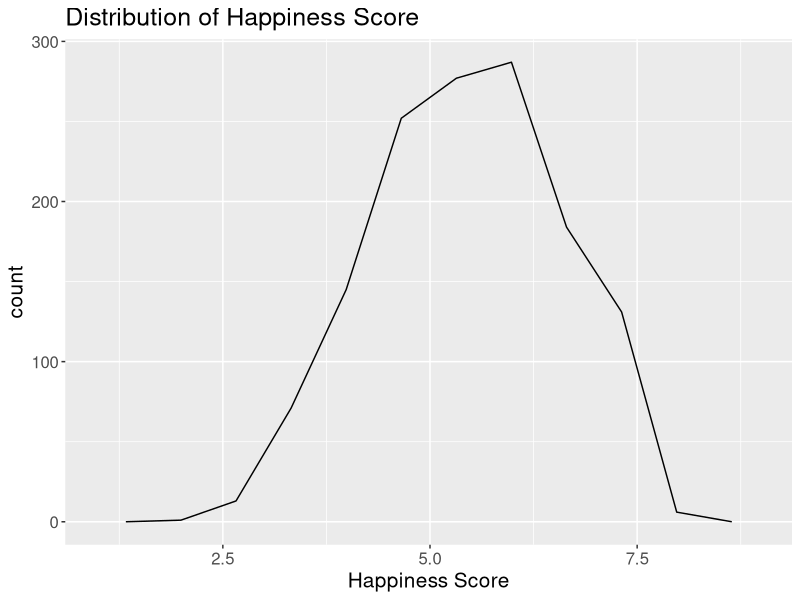
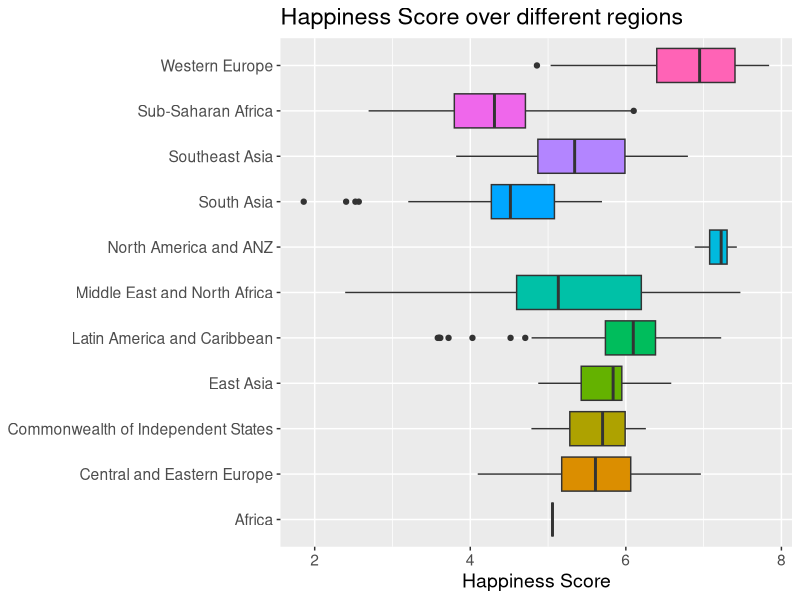
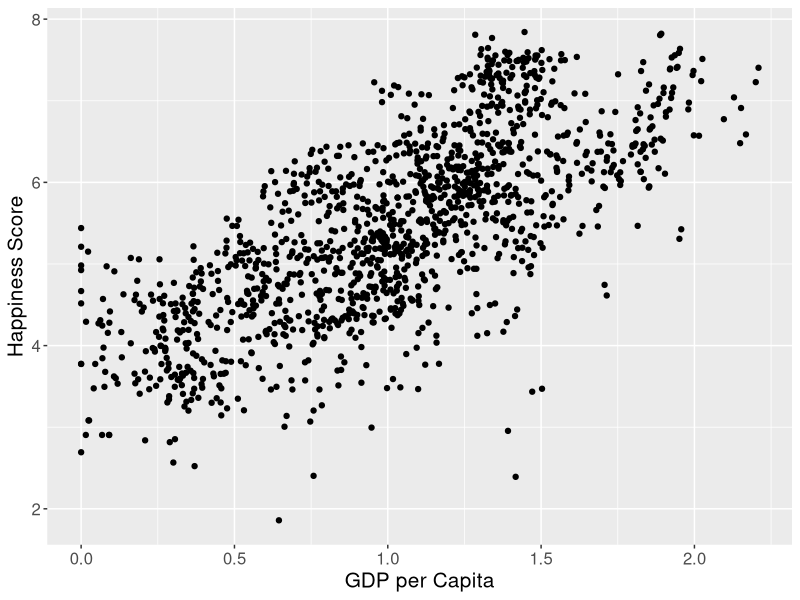
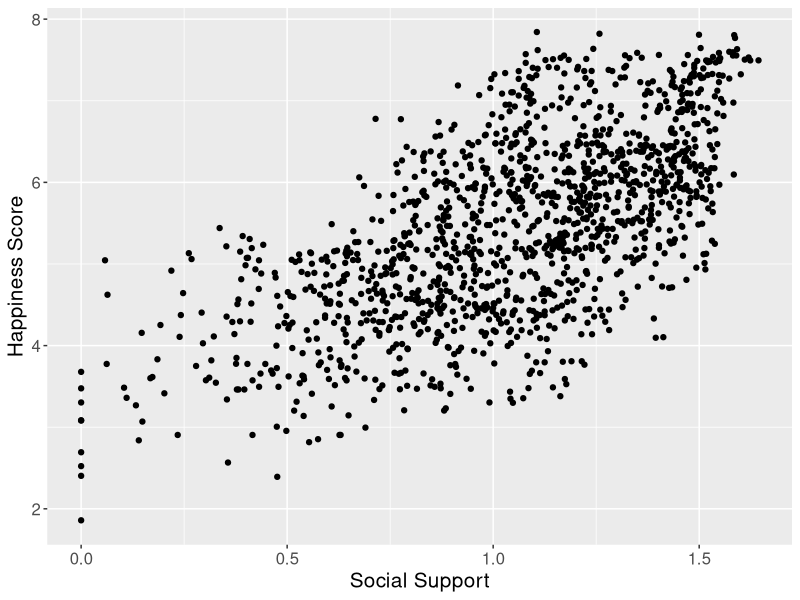
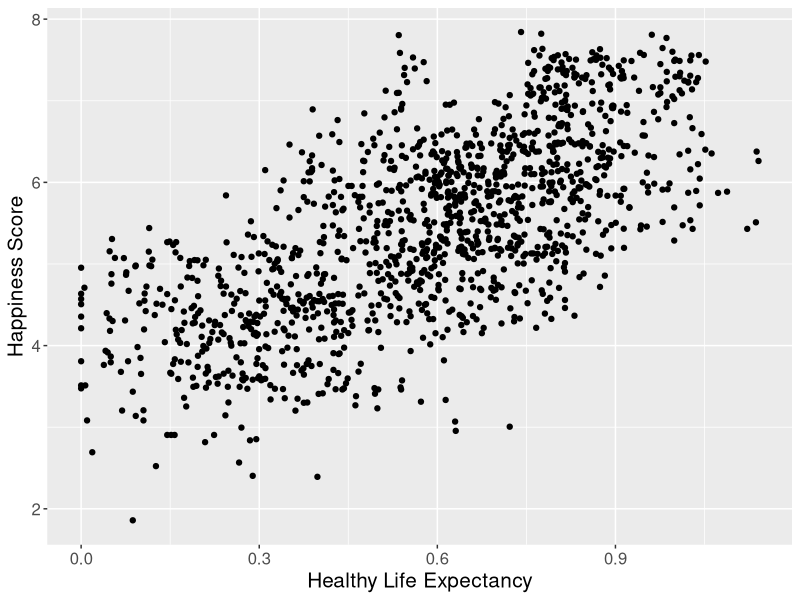
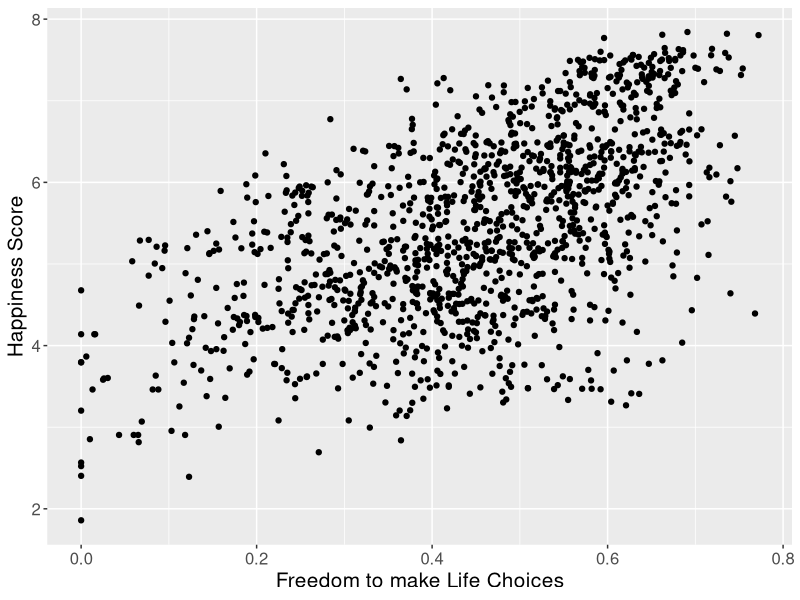
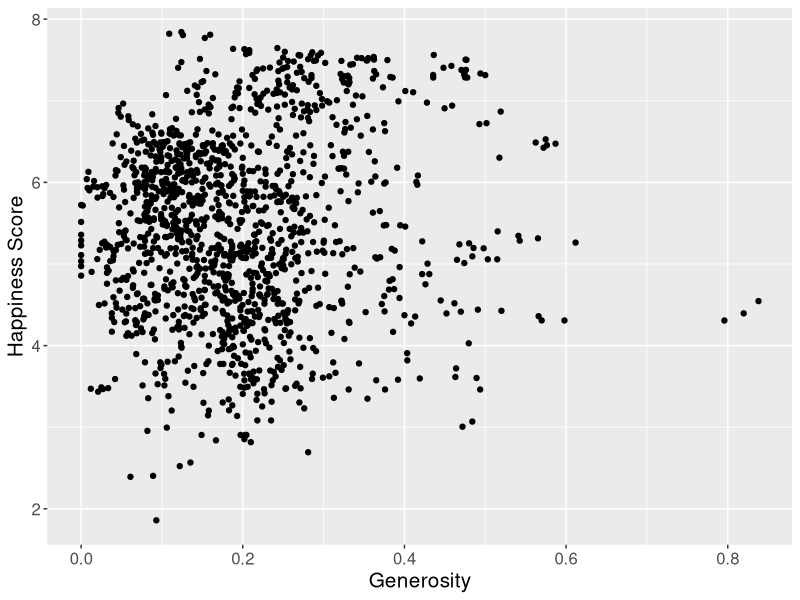
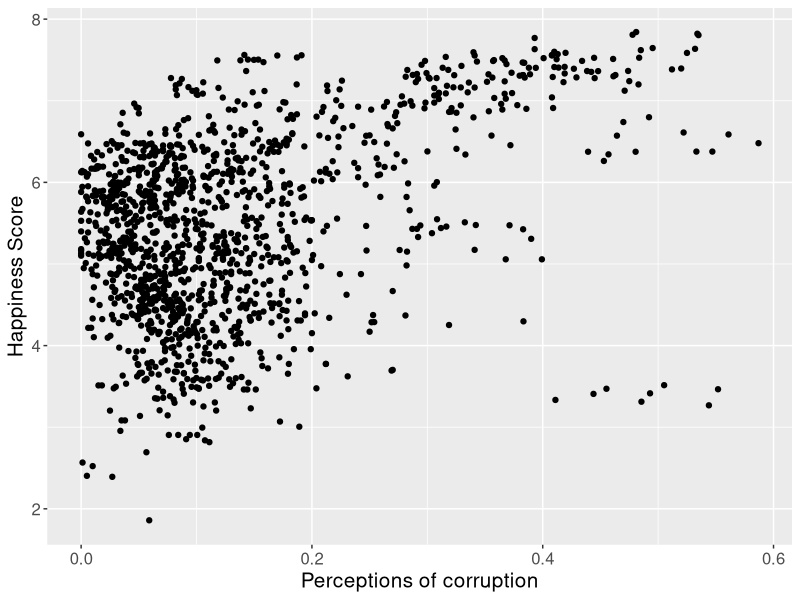

Write the R code that produced these figures, in order. (Note: this script raises an error after producing the figures.)
## ---- chunk 1
#| echo: false
#| output: false

# loading needed libraries
library(here)
library(tidyverse)
library(GGally)
library(grid)
library(randomForest)
library(corrplot)
## ---- chunk 2
#| echo: false
# loading the needed data
whr <- read.csv(here::here("Data/WHR_AllYears.csv"))
## ---- chunk 3
#| echo: false
#| label: fig-distro
#| fig-cap: "Distribution graph of the happiness score." 
#| fig-scap: "Distribution graph of the happiness score."
#| layout-ncol: 1
ggplot(whr, aes(x = happiness_score)) +
  geom_freqpoly(bins = 10) +
  ggtitle("Distribution of Happiness Score") +
  xlab("Happiness Score") +
  theme(text = element_text(size = 15))
## ---- chunk 4
#| echo: false
#| label: fig-box-regions
#| fig-cap: "Boxplot Happiness Score based on different regions." 
#| fig-scap: "Boxplot Happiness Score based on different regions."
#| layout-ncol: 1
whr |>
  ggplot(aes(x = region, y = happiness_score, fill = region)) +
  geom_boxplot() +
  theme(legend.position = "none",
        axis.title.y = element_blank(),
        text = element_text(size = 14))+
  ggtitle("Happiness Score over different regions") +
  ylab("Happiness Score") +
  coord_flip()
## ---- chunk 5
#| echo: false
#| output: false
#| label: fig-multiple-scatter
#| fig-cap: "Scatterplots for relationship of happiness score and different predictor variables." 
#| fig-scap: "Scatterplots for relationship of happiness score and different predictor variables."
#| fig-subcap:
#|   - "Happiness Score over GDP per Capita"
#|   - "Happiness Score over Social Support"
#|   - "Happiness Score over Healthy Life Expectancy"
#|   - "Happiness Score over Freedom to make Life Choices"
#|   - "Happiness Score over Generosity"
#|   - "Happiness Score over Perceptions of Corruption"
#| layout-ncol: 2

# GDP per capita plot
whr |>
  ggplot(aes(x = gdp_per_capita, y = happiness_score)) +
  geom_point() +
  xlab("GDP per Capita") +
  ylab("Happiness Score") +
  theme(text = element_text(size = 15))

# Social Support Plot
whr |>
  ggplot(aes(x = social_support, y = happiness_score)) +
  geom_point() +
  xlab("Social Support") +
  ylab("Happiness Score") +
  theme(text = element_text(size = 15))

# Healthy Life Expectancy plot
whr |>
  ggplot(aes(x = healthy_life_expectancy, y = happiness_score)) +
  geom_point() +
  xlab("Healthy Life Expectancy") +
  ylab("Happiness Score") +
  theme(text = element_text(size = 15))

# Freedom to make life choices
whr |>
  ggplot(aes(x = freedom_to_make_life_choices, y = happiness_score)) +
  geom_point() +
  xlab("Freedom to make Life Choices") +
  ylab("Happiness Score") +
  theme(text = element_text(size = 15))

# Generosity
whr |>
  ggplot(aes(x = generosity, y = happiness_score)) +
  geom_point() +
  xlab("Generosity") +
  ylab("Happiness Score") +
  theme(text = element_text(size = 15))

# Perceptions of corruption
# fix data type of perceptions of corruption
whr$perceptions_of_corruption <- as.numeric(whr$perceptions_of_corruption)
whr |>
  ggplot(aes(x = perceptions_of_corruption, y = happiness_score)) +
  geom_point() +
  xlab("Perceptions of corruption") +
  ylab("Happiness Score") +
  theme(text = element_text(size = 15))

## ---- chunk 6
#| echo: false
#| label: fig-corr-mat
#| fig-cap: "Correlation matrix plot." 
#| fig-scap: "Correlation matrix plot."
#| layout-ncol: 1

#remove non-numeric variables
whr_num <- whr[, c(3,4,5,6,7,8,9,10)]
whr_num$perceptions_of_corruption <- as.numeric(whr_num$perceptions_of_corruption)
whr_num$year <- as.numeric(whr_num$year)

# remove NaN values
whr_num_nonan <- na.omit(whr_num)

# calculate correlation
whr_cor <- cor(whr_num_nonan)

# shorten the variable names for the plot
new_names <- c("HS", "GpC", "SS", "HLE", "FtmLC", "G", "PoC", "Y")
colnames(whr_cor) <- new_names
rownames(whr_cor) <- new_names

# calculate p-values
testRes <- cor.mtest(whr_num_nonan, conf.level = 0.95)
colnames(testRes$p) <- new_names
rownames(testRes$p) <- new_names

corrplot(whr_cor, p.mat = testRes$p, method = 'circle', type = 'lower', insig='blank',
         addCoef.col ='black', number.cex = 0.8, order = 'AOE', diag=FALSE)
## ---- chunk 7
#| echo: false
# correlation of gdp per capita and happiness score
cat("Correlation of the happiness score and GDP per capita:",cor(whr$gdp_per_capita, whr$happiness_score))
## ---- chunk 8
#| echo: false
cat("Correlation of the happiness score and social support:",cor(whr$social_support, whr$happiness_score))
## ---- chunk 9
#| echo: false
cat("Correlation of the happiness score and healthy life expectancy:",cor(whr$healthy_life_expectancy, whr$happiness_score, use = "complete.obs"))
## ---- chunk 10
#| echo: false
cat("Correlation of the happiness score and freedom to make life choices:",cor(whr$freedom_to_make_life_choices, whr$happiness_score))
## ---- chunk 11
#| echo: false
cat("Correlation of the happiness score and Perceptions of corruption:",
    cor(whr$perceptions_of_corruption, whr$happiness_score, use = "complete.obs"))
## ---- chunk 12
#| echo: false
#| label: fig-box-year
#| fig-cap: "Boxplot Happiness Score over Years." 
#| fig-scap: "Boxplot Happiness Score over Years."
#| layout-ncol: 1
whr$year <- as.factor(whr$year)
whr |>
  ggplot(aes(x = year, y = happiness_score, fill = year)) +
  geom_boxplot() +
  theme(legend.position = "none",
        axis.title.y = element_blank(),
        text = element_text(size = 15))+
  ylab("Happiness Score")
## ---- chunk 13
#| echo: false
# create a subset that doesn't contain country, region and year
whr_sub <- whr[,-c(1,2,10)]

# delete rows that contain NAs from the data frame
whr_sub <- na.omit(whr_sub)
## ---- chunk 14
#| echo: false
pr.out <- prcomp(whr_sub, scale = TRUE)

# get percent of variance of each principal component
perc <- pr.out$sdev/sum(pr.out$sdev)
## ---- chunk 15
#| echo: false
#| label: fig-pca-cum
#| fig-cap: "Cumulative Propability of the Variance explained by each Principle Component." 
#| fig-scap: "Cumulative Propability of the Variance explained by each Principle Component."
#| layout-ncol: 1
# plot cumulative sum of the percentages
plot(cumsum(perc),
  xlab = "Principal Component",
  ylab = "Proportion of Variance Explained",
  ylim = c(0,1),
  type = "b")
## ---- chunk 16
#| echo: false
# scale data
sc_whr <- scale(whr_sub)

# initiate vector to store total within sum of squares for each kmeans()-object
wss <- c()

# run kmeans for k equals two to seven and save total within sum of squares
for (k in 2:7) {
  km.out <- kmeans(sc_whr, centers = k, nstart = 20)
  wss <- append(wss, km.out$tot.withinss)
}
## ---- chunk 17
#| echo: false
#| label: fig-sos
#| fig-cap: "Within sum of squares over different amounts of clusters." 
#| fig-scap: "Within sum of squares over different amounts of clusters."
#| layout-ncol: 1
# plot the resulting values
plot(wss, xlab = "k", ylab = "WSS", type = "b")
## ---- chunk 18
#| echo: false
# train K-Means
km.out <- kmeans(sc_whr, centers = 2, nstart = 20)

my.text.panel <- function(labels) {
  function(x, y, lbl, ...) {
    if (lbl %in% names(labels)) lbl <- labels[[lbl]]
    text(x, y, lbl, ...)
  }
}
## ---- chunk 19
#| echo: false
#| label: fig-k-means-plot
#| fig-cap: "Matrix of scatterplots coloured by cluster." 
#| fig-scap: "Matrix of scatterplots coloured by cluster."
#| layout-ncol: 1
# plot resulting clustering
pairs(sc_whr, col = km.out$cluster, upper.panel = NULL, gap = 0,
      text.panel = my.text.panel(c(happiness_score="Happiness Score",
                                   gdp_per_capita="GDP p. Capita",
                                   social_support="Social Support",
                                   healthy_life_expectancy="HL Expectancy",
                                   freedom_to_make_life_choices = "Freedom Life Choices",
                                   generosity = "Generosity",
                                   perceptions_of_corruption = "Perceived corruption")))
## ---- chunk 20
#| echo: false
sc_whr <- as.data.frame(sc_whr)
cat("Median of the happiness score:",median(sc_whr$happiness_score))
